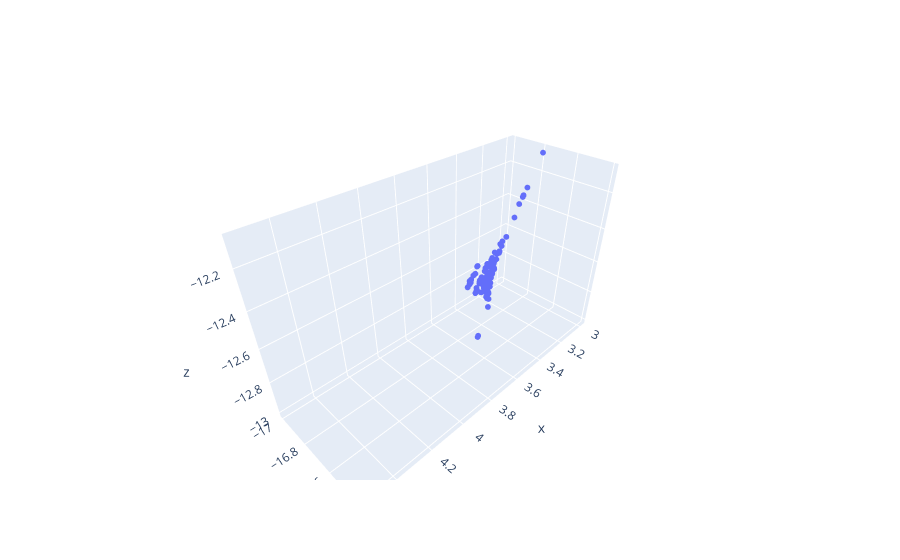

The notebook cell saved with this chart:
### Code cell
cf = generate_composite_front(objectives, objectives2)
fig2 = go.Figure(data=go.Scatter3d(x=cf[:,0],
                                   y=cf[:,1],
                                   z=cf[:,2],
                                   mode="markers",
                                   marker_size=2))
fig2
